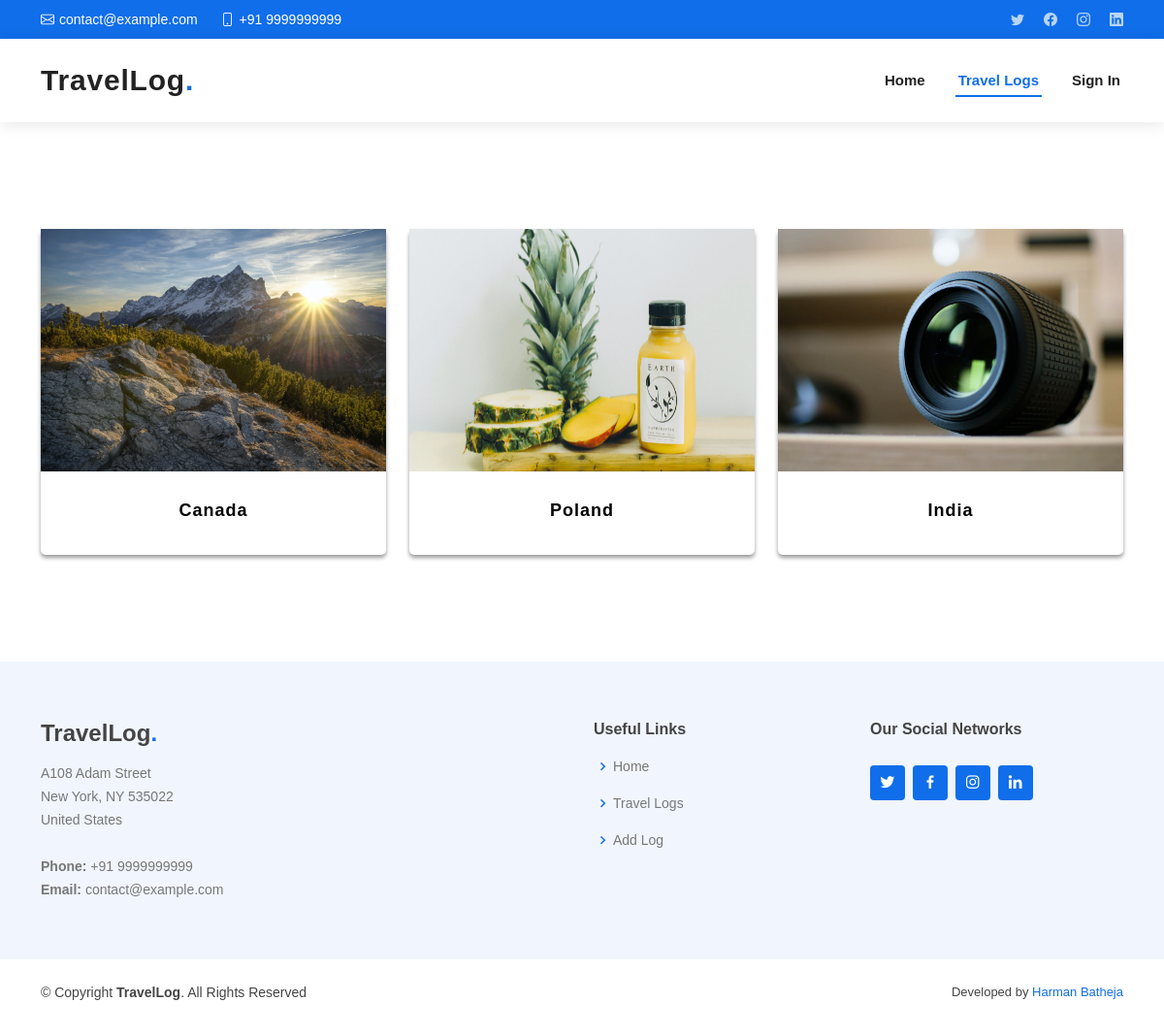
Screenshot of /travelLogs/ with the database file from the repository.
### myWebsite/models.py (models this page shows, shortened)
class Log(models.Model):
    visibility_choices = (
        ('public', 'public'),
        ('private', 'private'),
    )
    id = models.AutoField(primary_key=True)
    user = models.ForeignKey(Account, on_delete=models.CASCADE)
    title = models.CharField(max_length=100)
    location = models.CharField(max_length=100)
    date = models.DateField()
    image = models.ImageField(upload_to='travelImages/')
    visibility = models.CharField(choices=visibility_choices, max_length=100)
    description = RichTextField()

### myWebsite/views.py (the view)
# urls.py: path('travelLogs/', views.travelLogs, name='travelLogs'),
def travelLogs(request):
    publicLogs = Log.objects.filter(visibility="public")
    context = {'publicLogs': publicLogs}
    return render(request, "travelLogs.html", context)

### templates/travelLogs.html (shortened to what this page needs)
{% extends 'base.html' %}
{% load static %}
{% block content %}
<section>
    <div id="cards_wrappper">
        <div class="container">
            <div class="row">
                {% for publicLog in publicLogs %}
                <div class="col-xs-12 col-sm-6 col-md-6 col-lg-4">
                    <a href="/travelLogs/detail/{{publicLog.id}}/">
                        <div class="card-flyer">
                            <div class="text-box">
                                <div class="image-box">
                                    <img src="{{ publicLog.image.url }}" alt="" />
                                </div>
                                <div class="text-container">
                                    <h6>{{publicLog.title}}</h6>
                                </div>
                            </div>
                        </div>
                    </a>
                </div>
                {% endfor %}
            </div>
        </div>
    </div>
</section>
{% endblock %}

### static/style.css (style rules this page uses)
* { margin: 0; padding: 0; }
body { font-family: sans-serif; color: #444444; }
a { color: #106eea; text-decoration: none; }
section { padding: 60px 0; overflow: hidden; }
#cards_wrappper { text-align: center; }
#cards_wrappper .container { padding-top: 0px; padding-bottom: 50px; }
#cards_wrappper a { text-decoration: none; outline: none; }
#cards_wrappper .card-flyer { border-radius: 5px; }
#cards_wrappper .card-flyer .image-box { background: #ffffff; overflow: hidden; }
#cards_wrappper .card-flyer .image-box img { width: 100%; height: 250px; }
#cards_wrappper .card-flyer .text-box { text-align: center; }
#cards_wrappper .card-flyer .text-box .text-container { padding: 30px 18px; }
#cards_wrappper .card-flyer { background: #FFFFFF; margin-top: 50px; -webkit-transition: all 0.2s ease-in; -moz-transition: all 0.2s ease-in; -ms-transition: all 0.2s ease-in; -o-transition: all 0.2s ease-in; transition: all 0.2s ease-in; box-shadow: 0px 3px 4px rgba(0, 0, 0, 0.40); }
#cards_wrappper .card-flyer .text-box h6 { margin-top: 0px; margin-bottom: 4px; font-size: 18px; font-weight: bold; letter-spacing: 1px; color: #000; }

### rows the page displays
Log: image (picture), title "Canada"
Log: image (picture), title "Poland"
Log: image (picture), title "India"
